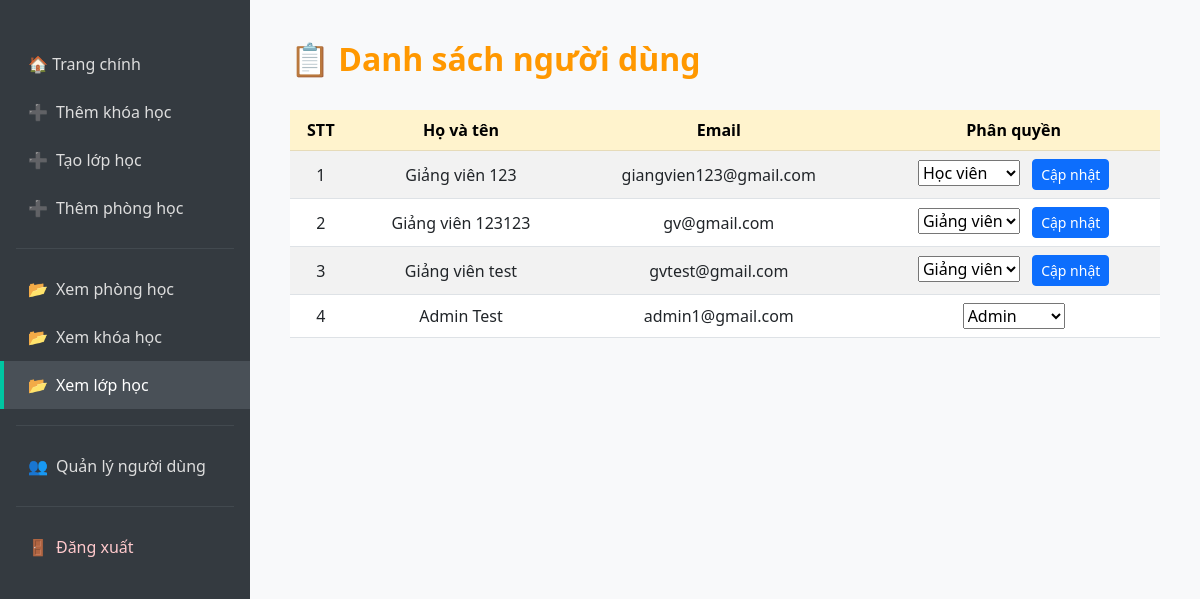
The page /view-users (signed in) on the database as committed earlier.
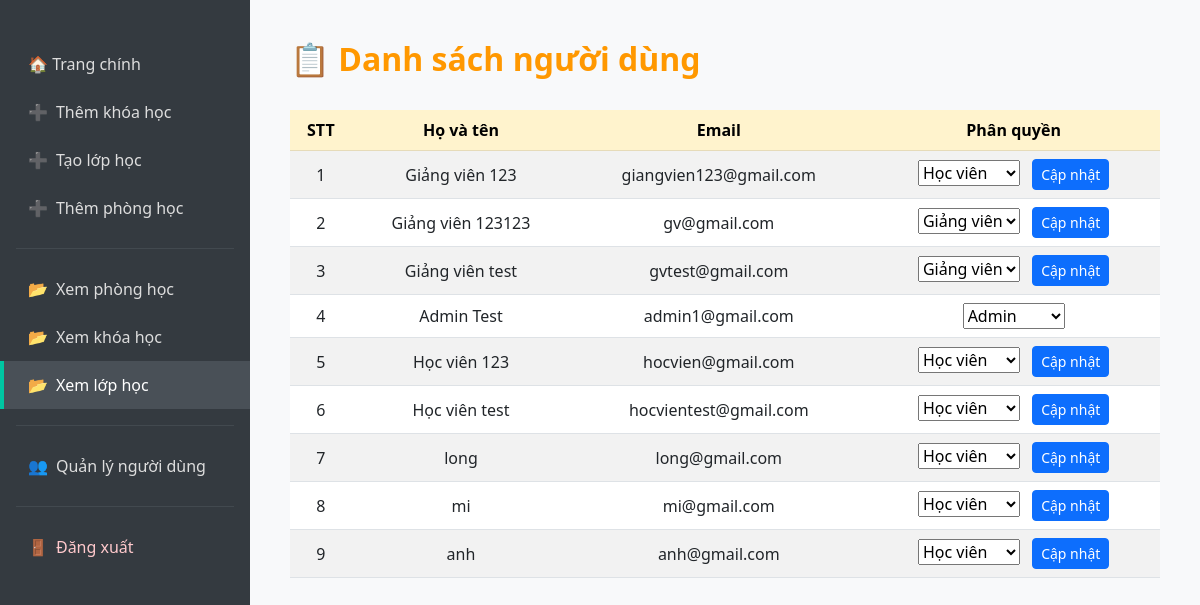
The same page on the database as committed later.
### tables this page shows
CREATE TABLE users (
            id INTEGER PRIMARY KEY AUTOINCREMENT,
            full_name TEXT NOT NULL,
            email TEXT NOT NULL UNIQUE,
            password TEXT NOT NULL,
            role TEXT NOT NULL CHECK (role IN ('student', 'teacher', 'admin')),
            dob DATE,                
            phone TEXT,             
            gender TEXT CHECK (gender IN ('male', 'female', 'other')), 
            cccd TEXT              
        );

### app.py (the view)
@app.route('/view-users')
@login_required
def view_users():
    if current_user.role != 'admin':
        return "Không có quyền truy cập", 403
    conn = sqlite3.connect('database.db')
    cursor = conn.cursor()
    users = cursor.execute("SELECT id, full_name, email, role FROM users").fetchall()
    conn.close()
    return render_template('view_users.html', users=users)

### app.py (called while the page is built)
@login_manager.user_loader
def load_user(user_id):
    conn = sqlite3.connect('database.db')
    cursor = conn.cursor()
    cursor.execute("SELECT id, full_name, email, role FROM users WHERE id = ?", (user_id,))
    row = cursor.fetchone()
    conn.close()
    if row:
        return User(*row)
    return None

### templates/view_users.html (shortened to what this page needs)
<!DOCTYPE html>
<html lang="vi">
<head>
  <link href="https://cdn.jsdelivr.net/npm/bootstrap@5.3.0/dist/css/bootstrap.min.css" rel="stylesheet">
</head>
<body>
<div class="sidebar">
  <a href="/dashboard">🏠 Trang chính</a>
  <a href="{{ url_for('add_course') }}"><span class="icon">➕</span>Thêm khóa học</a>
  <a href="{{ url_for('add_class') }}"><span class="icon">➕</span>Tạo lớp học</a>
  <a href="{{ url_for('add_room') }}"><span class="icon">➕</span>Thêm phòng học</a>
  <hr class="text-secondary mx-3">
  <a href="{{ url_for('view_rooms') }}"><span class="icon">📂</span>Xem phòng học</a>
  <a href="{{ url_for('view_courses') }}"><span class="icon">📂</span>Xem khóa học</a>
  <a href="{{ url_for('view_classes') }}" class="active"><span class="icon">📂</span>Xem lớp học</a>
  <hr class="text-secondary mx-3">
  <a href="{{ url_for('view_users') }}"><span class="icon">👥</span>Quản lý người dùng</a>
  <hr class="text-secondary mx-3">
  <a href="{{ url_for('logout') }}" class="logout-link"><span class="icon">🚪</span>Đăng xuất</a>
</div>
<div class="main-content">
  <h2>📋 Danh sách người dùng</h2>
  <div class="table-responsive">
    <table class="table table-striped table-hover align-middle">
      <thead class="table-warning text-center">
        <tr>
          <th scope="col">STT</th>
          <th scope="col">Họ và tên</th>
          <th scope="col">Email</th>
          <th scope="col">Phân quyền</th>
        </tr>
      </thead>
      <tbody class="text-center">
        {% for c in users %}
        <tr>
          <td>{{ c[0] }}</td>
          <td>{{ c[1] }}</td>
          <td>{{ c[2] }}</td>
          <td>
            <form action="{{ url_for('update_role', id=c[0]) }}" method="POST">
                <select name="role" id="role" {% if c[3] =='admin'%} disable {% endif %}>
                    <option value="student" {% if c[3] == 'student' %}selected{% endif %}>Học viên</option>
                    <option value="teacher" {% if c[3] == 'teacher' %}selected{% endif %}>Giảng viên</option>
                    <option value="admin" {% if c[3] == 'admin' %}selected{% endif %} {% if c[3] == 'admin' %}disabled{% endif %}>Admin</option>
                </select>
                {% if c[3] != 'admin' %}
                <button type="submit" class="btn btn-primary btn-sm ms-2">Cập nhật</button>
                {% endif %}
            </form>
          </td>
        </tr>
        {% endfor %}
      </tbody>
    </table>
  </div>
</div>
</body>
</html>

### templates/view_users.html (style rules this page uses)
body { margin: 0; font-family: 'Segoe UI', sans-serif; background: #f8f9fa; }
.sidebar { width: 250px; min-height: 100vh; background: #343a40; padding-top: 40px; position: fixed; left: 0; top: 0; }
.sidebar a { display: block; padding: 12px 24px; color: #ddd; text-decoration: none; border-left: 4px solid transparent; transition: all 0.2s ease-in-out; }
.sidebar a:hover, .sidebar a.active { background: #495057; border-left: 4px solid #00c6a2; color: #fff; }
.sidebar .icon { margin-right: 8px; }
.logout-link { color: #ffc9cc !important; }
.main-content { margin-left: 250px; padding: 40px; }
h2 { font-weight: bold; margin-bottom: 32px; color: #ff9800; }
.table th { font-weight: 600; }

Rows that differ between the two databases and show on the page:
added users: id "5", full_name "Học viên 123", email "hocvien@gmail.com", role "Học viên", shows "Cập nhật"
added users: id "6", full_name "Học viên test", email "hocvientest@gmail.com", role "Học viên", shows "Cập nhật"
added users: id "7", full_name "long", email "long@gmail.com", role "Học viên", shows "Cập nhật"
added users: id "8", full_name "mi", email "mi@gmail.com", role "Học viên", shows "Cập nhật"
added users: id "9", full_name "anh", email "anh@gmail.com", role "Học viên", shows "Cập nhật"
